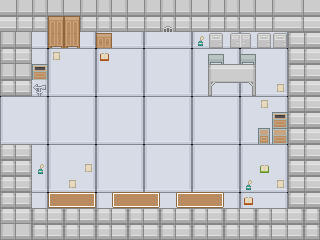

A level layout from a 2D game, rendered from its tile map. Below: a short description, then the map file with its tile-grid data intact:
An orthogonal 20x15 tile map with 16x16 px tiles, 3 tile layers (Flooring, Walls, Decor), 3 tilesets.

<map version="1.10" tiledversion="1.10.2" orientation="orthogonal" renderorder="right-down" width="20" height="15" tilewidth="16" tileheight="16" infinite="0" nextlayerid="8" nextobjectid="1">
 <tileset firstgid="1" name="urban_tilemap_packed_bigger" tilewidth="16" tileheight="16" tilecount="1944" columns="54">
  <image source="urban_tilemap_packed_bigger.png" width="864" height="576" />
 </tileset>
 <tileset firstgid="1945" name="roguelikeSheet_transparent" tilewidth="16" tileheight="16" spacing="1" tilecount="1767" columns="57">
  <image source="roguelikeSheet_transparent.png" width="968" height="526" />
 </tileset>
 <tileset firstgid="3712" name="roguelikeSheet_transparent_bigger" tilewidth="16" tileheight="16" spacing="1" tilecount="6893" columns="113">
  <image source="roguelikeSheet_transparent_bigger.png" width="1936" height="1052" />
 </tileset>
 <layer id="1" name="Flooring" width="20" height="15">
  <data encoding="csv">
3173,3174,3175,3173,3174,3175,3173,3174,3175,3173,3174,3175,3173,3174,3175,3173,3174,3175,3173,3174,
3230,3231,3232,3230,3231,3232,3230,3231,3232,3230,3231,3232,3230,3231,3232,3230,3231,3232,3230,3231,
3287,3288,3289,3287,3288,3289,3287,3288,3289,3287,3288,3289,3287,3288,3289,3287,3288,3289,3287,3288,
3173,3174,3175,3173,3174,3175,3173,3174,3175,3173,3174,3175,3173,3174,3175,3173,3174,3175,3173,3174,
3230,3231,3232,3230,3231,3232,3230,3231,3232,3230,3231,3232,3230,3231,3232,3230,3231,3232,3230,3231,
3287,3288,3289,3287,3288,3289,3287,3288,3289,3287,3288,3289,3287,3288,3289,3287,3288,3289,3287,3288,
3173,3174,3175,3173,3174,3175,3173,3174,3175,3173,3174,3175,3173,3174,3175,3173,3174,3175,3173,3174,
3230,3231,3232,3230,3231,3232,3230,3231,3232,3230,3231,3232,3230,3231,3232,3230,3231,3232,3230,3231,
3287,3288,3289,3287,3288,3289,3287,3288,3289,3287,3288,3289,3287,3288,3289,3287,3288,3289,3287,3288,
3173,3174,3175,3173,3174,3175,3173,3174,3175,3173,3174,3175,3173,3174,3175,3173,3174,3175,3173,3174,
3230,3231,3232,3230,3231,3232,3230,3231,3232,3230,3231,3232,3230,3231,3232,3230,3231,3232,3230,3231,
3287,3288,3289,3287,3288,3289,3287,3288,3289,3287,3288,3289,3287,3288,3289,3287,3288,3289,3287,3288,
3173,3174,3175,3173,3174,3175,3173,3174,3175,3173,3174,3175,3173,3174,3175,3173,3174,3175,3173,3174,
3230,3231,3232,3230,3231,3232,3230,3231,3232,3230,3231,3232,3230,3231,3232,3230,3231,3232,3230,3231,
3287,3288,3289,3287,3288,3289,3287,3288,3289,3287,3288,3289,3287,3288,3289,3287,3288,3289,3287,3288
</data>
 </layer>
 <layer id="4" name="Walls" width="20" height="15" tintcolor="#bad0d8">
  <data encoding="csv">
2820,2821,2822,2823,2820,2821,2822,2823,2820,2821,2822,2823,2820,2821,2822,2823,2820,2821,2823,2820,
2877,2878,2879,2880,2877,2878,2879,2880,2877,2878,2879,2880,2877,2878,2879,2880,2877,2878,2880,2877,
2822,2823,0,0,0,0,0,0,0,0,0,0,0,0,0,0,0,0,2878,2878,
2879,2880,0,0,0,0,0,0,0,0,0,0,0,0,0,0,0,0,2878,2878,
2822,2823,0,0,0,0,0,0,0,0,0,0,0,0,0,0,0,0,2878,2878,
2879,2880,0,0,0,0,0,0,0,0,0,0,0,0,0,0,0,0,2878,2878,
0,0,0,0,0,0,0,0,0,0,0,0,0,0,0,0,0,0,2878,2878,
0,0,0,0,0,0,0,0,0,0,0,0,0,0,0,0,0,0,2878,2878,
0,0,0,0,0,0,0,0,0,0,0,0,0,0,0,0,0,0,2878,2878,
2879,2880,0,0,0,0,0,0,0,0,0,0,0,0,0,0,0,0,2878,2878,
2879,2880,0,0,0,0,0,0,0,0,0,0,0,0,0,0,0,0,2878,2878,
2879,2880,0,0,0,0,0,0,0,0,0,0,0,0,0,0,0,0,2878,2878,
2879,2880,0,0,0,0,0,0,0,0,0,0,0,0,0,0,0,0,2878,2878,
2879,2880,2879,2880,2879,2880,2879,2880,2879,2880,2879,2880,2879,2880,2879,2880,2879,2880,2880,2879,
2822,2823,2879,2880,2879,2880,2879,2880,2879,2880,2879,2880,2879,2880,2879,2880,2879,2880,2880,2879
</data>
 </layer>
 <layer id="7" name="Decor" width="20" height="15">
  <data encoding="csv">
0,0,0,0,0,0,0,0,0,0,0,0,0,0,0,0,0,0,0,0,
0,0,0,2144,2144,0,0,0,0,0,2159,0,0,0,0,0,0,0,0,0,
0,0,0,2201,2201,0,2256,0,0,0,0,0,2845,2091,2268,2269,2091,2091,0,0,
0,0,0,2841,0,0,2850,0,0,0,0,0,0,2139,0,2139,0,0,0,0,
0,0,2547,0,0,0,0,0,0,0,0,0,0,2881,2882,2883,0,0,0,0,
0,0,2247,0,0,0,0,0,0,0,0,0,0,2938,2939,2940,0,2841,0,0,
0,0,0,0,0,0,0,0,0,0,0,0,0,0,0,0,2841,0,0,0,
0,0,0,0,0,0,0,0,0,0,0,0,0,0,0,0,0,2547,0,0,
0,0,0,0,0,0,0,0,0,0,0,0,0,0,0,0,2605,2604,0,0,
0,0,0,0,0,0,0,0,0,0,0,0,0,0,0,0,0,0,0,0,
0,0,2845,0,0,2841,0,0,0,0,0,0,0,0,0,0,2851,0,0,0,
0,0,0,0,2841,0,0,0,0,0,0,0,0,0,0,2845,0,2841,0,0,
0,0,0,3397,3398,3399,0,3397,3398,3399,0,3397,3398,3399,0,2850,0,0,0,0,
0,0,0,0,0,0,0,0,0,0,0,0,0,0,0,0,0,0,0,0,
0,0,0,0,0,0,0,0,0,0,0,0,0,0,0,0,0,0,0,0
</data>
 </layer>
</map>
